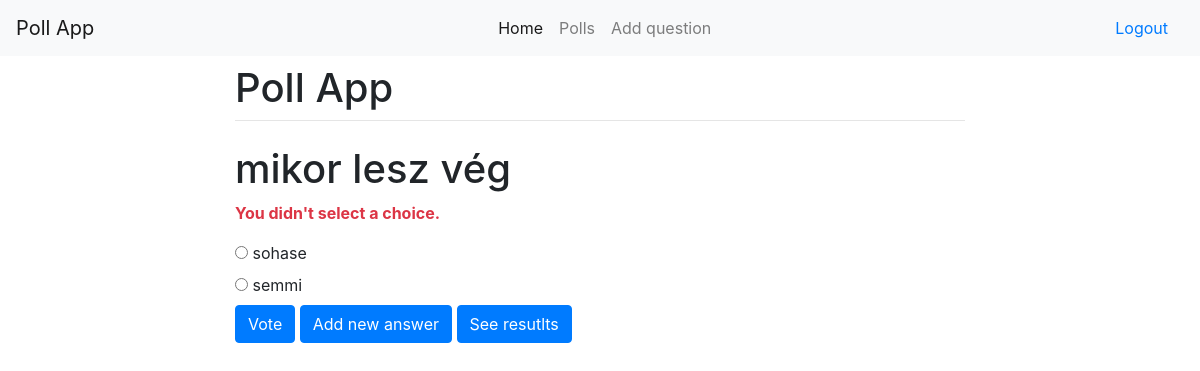
/polls/16/vote/ (signed in), run on the app's committed database.
### polls/models.py (models this page shows, shortened)
class Question(models.Model):
    owner = models.ForeignKey(User, on_delete=models.CASCADE, default=1)
    question_text = models.CharField(max_length=200)
    pub_date = models.DateTimeField(editable=False, auto_now_add=True)

class Choice(models.Model):
    question = models.ForeignKey(Question, on_delete=models.CASCADE)
    choice_text = models.CharField(max_length=200)
    votes = models.IntegerField(default=0)

### polls/views.py (the view)
# urls.py: path('<int:question_id>/vote/', views.vote, name='vote'),
@login_required
def vote(request, question_id):
    question = get_object_or_404(Question, pk=question_id)
    try:
        selected_choice = question.choice_set.get(pk=request.POST['choice'])
    except (KeyError, Choice.DoesNotExist):
        return render(request, 'polls/detail.html', {
            'question': question,
            'error_message': "You didn't select a choice.",
        })
    else:
        selected_choice.votes += 1
        selected_choice.save()
        return HttpResponseRedirect(reverse('polls:results', args=(question.id,)))

### polls/templates/polls/detail.html (shortened to what this page needs)
{% extends 'base.html' %}
{% block content %}
    <div class="container">
      <div class="row justify-content-center">
        <div class="col-8">
          <h1 class="mt-2">Poll App</h1>
          <hr class="mt-0 mb-4">
<h1>{{ question.question_text }}</h1>
{% if error_message %}<p class="text-danger"><strong>{{ error_message }}</strong></p>{% endif %}
<form action="{% url 'polls:vote' question.id %}" method="post">
{% for choice in question.choice_set.all %}
    <input type="radio" name="choice" id="choice{{ forloop.counter }}" value="{{ choice.id }}">
    <label for="choice{{ forloop.counter }}">{{ choice.choice_text }}</label><br>
{% endfor %}
<input type="submit" value="Vote" class="btn btn-primary">
<a class=" btn btn-primary" href="{% url 'polls:addanswer' question.id %}">Add new answer</a>
<a class=" btn btn-primary" href="{% url 'polls:results' question.id %}">See resutlts</a>
</form>
</div>
</div>
</div>
{% endblock %}

### data on the page
Question: question_text "mikor lesz vég"
Choice: choice_text "sohase"
Choice: choice_text "semmi"

### other printed values
{{ error_message }} "You didn't select a choice."
